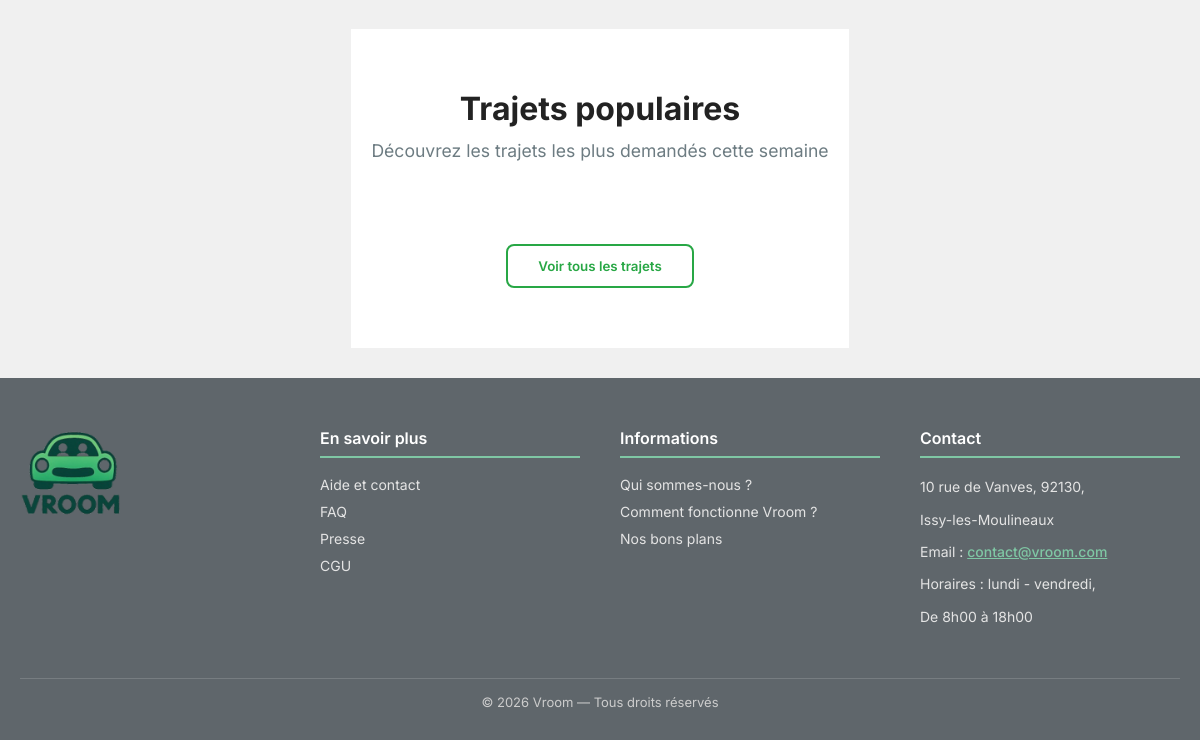
Before: / (lower part) with the older database file.
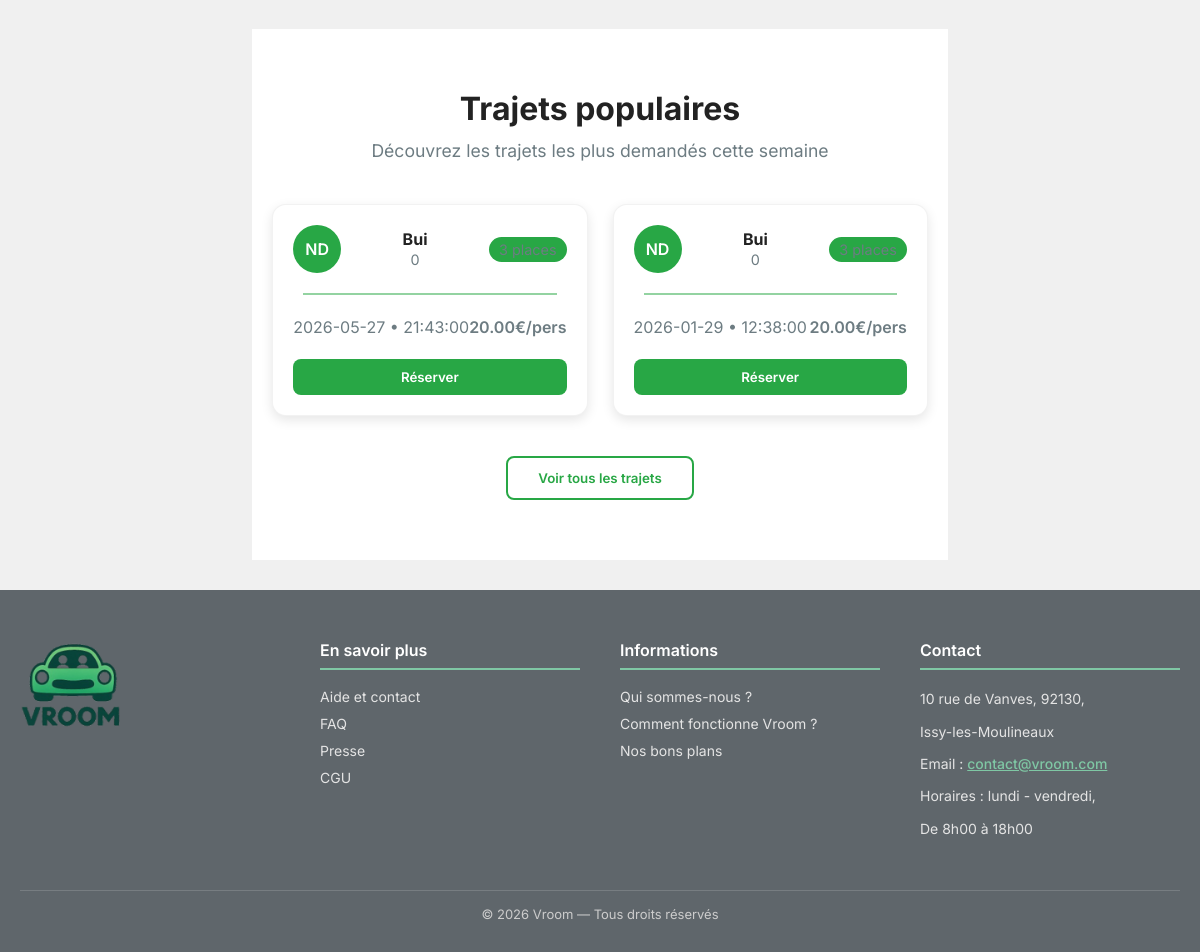
After: the same page with the newer database file.
### tables this page shows
CREATE TABLE `annonces` (
  `id` bigint(20) UNSIGNED NOT NULL,
  `id_conducteur` bigint(20) UNSIGNED NOT NULL,
  `date_depart` date NOT NULL,
  `heure_depart` time NOT NULL,
  `datetime_depart` datetime NOT NULL,
  `prix_par_personne` decimal(10,2) NOT NULL,
  `places_disponibles` int(11) NOT NULL,
  `description` text NOT NULL,
  `commentaires` text DEFAULT NULL,
  `id_ville_depart` bigint(20) UNSIGNED NOT NULL,
  `adresse_depart` varchar(255) NOT NULL,
  `id_ville_arrivee` bigint(20) UNSIGNED NOT NULL,
  `adresse_arrivee` varchar(255) NOT NULL,
  `statut` enum('active','complete','annulee','expiree') NOT NULL DEFAULT 'active',
  `date_creation` timestamp NOT NULL DEFAULT current_timestamp(),
  `heure_arrivee` time DEFAULT NULL,
  `date_arrivee` date DEFAULT NULL,
  `id_vehicule` bigint(20) UNSIGNED DEFAULT NULL
);

CREATE TABLE `utilisateurs` (
  `id` bigint(20) UNSIGNED NOT NULL,
  `nom` varchar(255) NOT NULL,
  `prenom` varchar(255) NOT NULL,
  `email` varchar(255) DEFAULT NULL,
  `telephone` varchar(20) DEFAULT NULL,
  `avatar` varchar(255) DEFAULT NULL,
  `biographie` text DEFAULT NULL,
  `mot_de_passe` varchar(255) NOT NULL,
  `token_notification` varchar(255) DEFAULT NULL,
  `premiere_connexion` tinyint(1) NOT NULL DEFAULT 1,
  `try_token` int(11) NOT NULL DEFAULT 0,
  `remember_token` varchar(100) DEFAULT NULL,
  `date_creation` timestamp NOT NULL DEFAULT current_timestamp(),
  `date_mise_a_jour` timestamp NOT NULL DEFAULT current_timestamp() ON UPDATE current_timestamp(),
  `note` float DEFAULT 0,
  `photo_profil` varchar(255) DEFAULT NULL
);

### Controleur/c_accueil.php (called while the page is built, shortened)
<?php
require_once __DIR__ . '/../Modele/annonces.php';
class c_accueil {
    public function afficher(): void {
        $annonces = Annonces::recherche_trajets();
        require __DIR__ . '/../Vue/head.php';
        require __DIR__ . '/../Vue/pages/v_accueil.php';
        require __DIR__ . '/../Vue/footer.php';
    }
}

### Modele/annonces.php (called while the page is built, shortened)
<?php
class Annonces {
    public static function recherche_trajets(array $filters = [], string $sort = 'date_desc'): array {
        $trajets = [];
        $db = dbConnect();
        $sql = "SELECT id
                FROM annonces
                WHERE statut = :statut";
        $params = [
            ':statut' => 'active'
        ];
        switch ($sort) {
            case 'date_desc':
            default:
                $sql .= " ORDER BY date_depart DESC";
                break;
        }
        $stmt = $db->prepare($sql);
        $stmt->execute($params);
        while ($row = $stmt->fetch(PDO::FETCH_ASSOC)) {
            $trajets[] = [
                "id" => (int) $row["id"],
            ];
        }
        return $trajets;
    }
    public static function detail_trajet(int $id): ?array{
        $db = dbConnect();
        $sql = "
        SELECT
            a.id,
            a.date_depart,
            a.heure_depart,
            a.prix_par_personne,
            a.places_disponibles,
            a.description,
            a.adresse_depart,
            a.adresse_arrivee,
            u.nom AS conducteur_nom,
            u.note AS conducteur_note,
            u.avatar,
            v.marque,
            v.modele,
            vd.nom AS ville_depart,
            va.nom AS ville_arrivee
        FROM annonces a
        JOIN utilisateurs u ON a.id_conducteur = u.id
        JOIN vehicules v ON a.id_vehicule = v.id
        JOIN ville vd ON a.id_ville_depart = vd.id
        JOIN ville va ON a.id_ville_arrivee = va.id
        WHERE a.id = :id
        ";
        $stmt = $db->prepare($sql);
        $stmt->execute(['id' => $id]);
        $annonce = $stmt->fetch(PDO::FETCH_ASSOC);
        return $annonce ?: null;
    }
}
?>

### Vue/pages/v_accueil.php (the view, shortened to what this page needs)
<body>
<section class="popular-rides">
    <h2>Trajets populaires</h2>
    <p>Découvrez les trajets les plus demandés cette semaine</p>
    <div class="rides-list">
        <?php if (!empty($annonces)):
            foreach ($annonces as $annonce):
                $trajet = Annonces::detail_trajet((int)$annonce['id']);
                if (!$trajet) continue;
        ?>
            <div class="ride-card">
                <div class="ride-header">
                    <div class="avatar"><?= htmlspecialchars($trajet["avatar"] ?? 'ND') ?></div>
                    <div>
                        <h4><?= htmlspecialchars($trajet["conducteur_nom"] ?? 'Nom') ?></h4>
                        <span><?= htmlspecialchars($trajet["conducteur_note"] ?? 0) ?></span>
                    </div>
                    <span class="places"><?= htmlspecialchars($trajet["places_disponibles"] ?? 0) ?> places</span>
                </div>
                <div class="ride-route">
                    <div class="line"></div>
                </div>
                <div class="ride-info">
                    <p><?= htmlspecialchars($trajet["date_depart"] ?? '') ?> • <?= htmlspecialchars($trajet["heure_depart"] ?? '') ?></p>
                    <p class="price"><?= htmlspecialchars($trajet["prix_par_personne"] ?? 0) ?>€/pers</p>
                </div>
                <button class="ride-btn"
                    onclick="window.location.href='index.php?page=detail_trajet&id=<?= htmlspecialchars($trajet['id']) ?>'">
                    Réserver
                </button>
            </div>
        <?php endforeach; else: ?>
            <p>Aucun trajet trouvé</p>
        <?php endif; ?>
    </div>
    <button class="all-rides-btn"
        onclick="window.location.href='index.php?page=recherche_trajet'">
        Voir tous les trajets
    </button>
</section>
</body>

Changed rows visible on the page:
added annonces: utilisateurs.avatar "ND", utilisateurs.nom "Bui", utilisateurs.note "0", date_depart "2026-05-27", heure_depart "21:43:00", prix_par_personne "20.00"
added annonces: utilisateurs.avatar "ND", utilisateurs.nom "Bui", utilisateurs.note "0", date_depart "2026-01-29", heure_depart "12:38:00", prix_par_personne "20.00"
